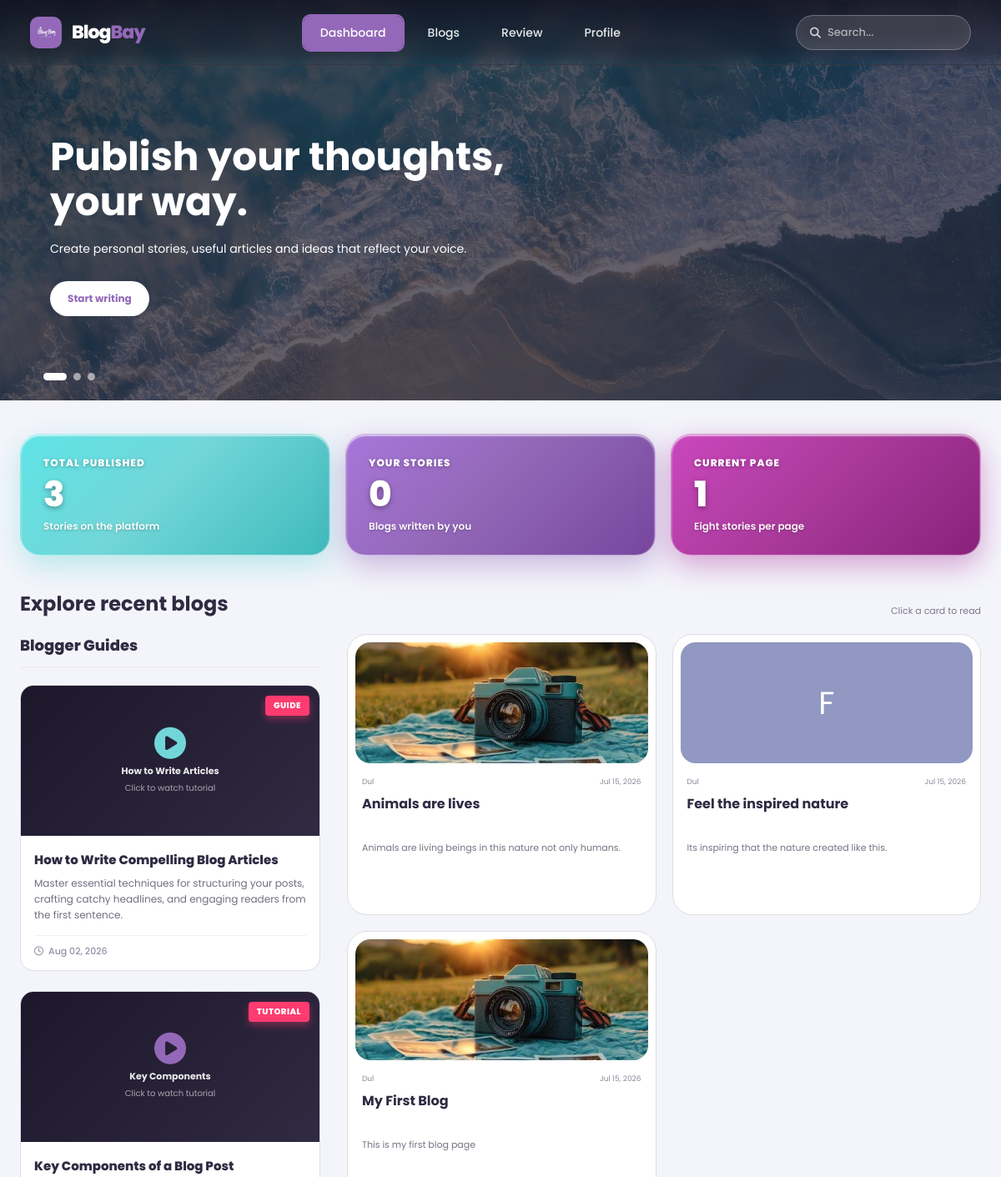
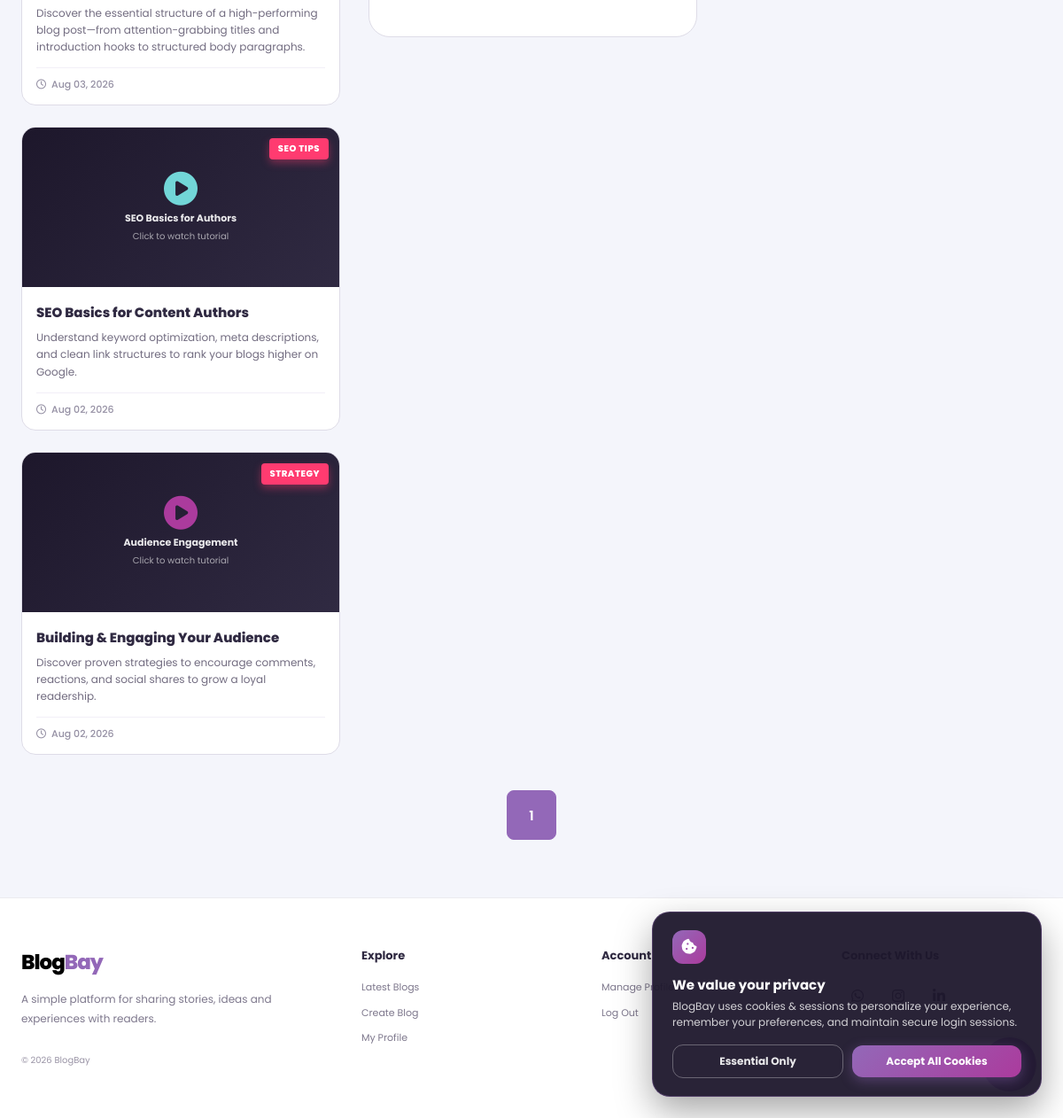
Page /dashboard.php (signed in) on the committed database (2 pictures, top to bottom).
### tables this page shows
CREATE TABLE IF NOT EXISTS `blogpost` (
  `id` int(11) NOT NULL AUTO_INCREMENT,
  `user_id` int(11) DEFAULT NULL,
  `title` varchar(255) DEFAULT NULL,
  `content` text DEFAULT NULL,
  `created_at` timestamp NOT NULL DEFAULT current_timestamp(),
  `updated_at` timestamp NOT NULL DEFAULT current_timestamp() ON UPDATE current_timestamp(),
  `image` varchar(255) DEFAULT NULL,
  PRIMARY KEY (`id`),
  KEY `user_id` (`user_id`),
  CONSTRAINT `blogpost_ibfk_1` FOREIGN KEY (`user_id`) REFERENCES `user` (`id`) ON DELETE CASCADE
);

CREATE TABLE IF NOT EXISTS `user` (
  `id` int(11) NOT NULL AUTO_INCREMENT,
  `username` varchar(50) NOT NULL,
  `email` varchar(100) NOT NULL,
  `password` varchar(255) NOT NULL,
  `role` varchar(20) DEFAULT 'user',
  `remember_token` varchar(255) DEFAULT NULL,
  PRIMARY KEY (`id`),
  UNIQUE KEY `email` (`email`)
);

### dashboard.php (the view, shortened to what this page needs)
<?php
include "config.php";
include "site_config.php";
$userID = (int) $_SESSION['user_id'];
$search = isset($_GET['search']) ? trim($_GET['search']) : '';
$whereClause = "";
$countSql = "SELECT COUNT(*) AS total FROM blogpost JOIN user ON blogpost.user_id = user.id $whereClause";
$totalResult = mysqli_query($conn, $countSql);
$totalData = mysqli_fetch_assoc($totalResult);
$totalBlogs = (int) ($totalData['total'] ?? 0);
$myResult = mysqli_query($conn, "SELECT COUNT(*) AS total FROM blogpost WHERE user_id = $userID");
$myData = mysqli_fetch_assoc($myResult);
$myBlogs = (int) ($myData['total'] ?? 0);
$blogsPerPage = 8;
$page = isset($_GET['page']) && is_numeric($_GET['page']) ? (int) $_GET['page'] : 1;
$totalPages = (int) ceil($totalBlogs / $blogsPerPage);
$offset = ($page - 1) * $blogsPerPage;
$sql = "SELECT blogpost.*, user.username
        FROM blogpost
        JOIN user ON blogpost.user_id = user.id
        $whereClause
        ORDER BY blogpost.created_at DESC
        LIMIT $blogsPerPage OFFSET $offset";
$result = mysqli_query($conn, $sql);
?>
<!DOCTYPE html>
<html lang="en">
<head>
    <link rel="stylesheet" href="css/dashboard_v2.css?v=<?php echo time(); ?>">
    <link rel="stylesheet" href="css/footer.css?v=<?php echo time(); ?>">
    <link rel="stylesheet" href="css/responsive.css?v=<?php echo time(); ?>">
    <link rel="stylesheet" href="https://cdnjs.cloudflare.com/ajax/libs/font-awesome/6.7.2/css/all.min.css">
</head>
<body>
<header class="hero-navbar <?php echo ($page > 1 || !empty($search)) ? 'hero-navbar-solid' : ''; ?>">
    <div class="hero-navbar-inner">
        <a href="dashboard.php" class="hero-brand">
            <?php echo renderSiteLogo(); ?>
            <?php echo renderSiteName(); ?>
        </a>
        <nav class="hero-nav-links">
            <a href="dashboard.php" class="hero-nav-item <?php echo ($page === 1 && empty($search)) ? 'active' : ''; ?>">Dashboard</a>
            <a href="dashboard.php#blogGrid" class="hero-nav-item <?php echo ($page > 1 || !empty($search)) ? 'active' : ''; ?>">Blogs</a>
            <a href="reviews.php" class="hero-nav-item">Review</a>
            <a href="profile.php" class="hero-nav-item">Profile</a>
        </nav>
        <div class="hero-search-box" style="position: relative; display: flex; align-items: center; background: rgba(255, 255, 255, 0.15) !important; border: 1px solid rgba(255, 255, 255, 0.25) !important; border-radius: 999px !important; padding: 6px 16px !important; width: 210px !important;">
            <i class="fa-solid fa-magnifying-glass" style="color: rgba(255, 255, 255, 0.8) !important; margin-right: 8px !important; font-size: 13px !important;"></i>
            <input id="blogSearch" type="text" placeholder="Search..." style="background: transparent !important; border: none !important; outline: none !important; color: #ffffff !important; font-size: 13px !important; width: 100% !important; box-shadow: none !important; padding: 0 !important; margin: 0 !important; height: auto !important;" value="<?php echo htmlspecialchars($search); ?>" onkeydown="if(event.key==='Enter'){ window.location.href='dashboard.php?search='+encodeURIComponent(this.value); }">
        </div>
    </div>
</header>
<main class="main">
    <?php if ($page === 1) { ?>
        <section class="dashboard-slider">
            <article class="dashboard-slide slide-one active">
                <div class="slide-overlay"></div>
                <div class="slide-content">
                    <h1>Publish your thoughts,<br>your way.</h1>
                    <p>Create personal stories, useful articles and ideas that reflect your voice.</p>
                    <a href="create_blog.php" class="slide-button">Start writing</a>
                </div>
            </article>
            <div class="slider-controls">
                <button class="slider-dot active" type="button" data-index="0"></button>
                <button class="slider-dot" type="button" data-index="1"></button>
                <button class="slider-dot" type="button" data-index="2"></button>
            </div>
        </section>
        <section class="summary-row">
            <article class="summary-card summary-cyan">
                <p>Total published</p>
                <strong><?php echo $totalBlogs; ?></strong>
                <span>Stories on the platform</span>
            </article>
            <article class="summary-card summary-purple">
                <p>Your stories</p>
                <strong><?php echo $myBlogs; ?></strong>
                <span>Blogs written by you</span>
            </article>
            <article class="summary-card summary-magenta">
                <p>Current page</p>
                <strong><?php echo $page; ?></strong>
                <span>Eight stories per page</span>
            </article>
        </section>
    <?php } ?>
    <section class="blog-heading">
        <div>
            <h2>
                <?php
                if (!empty($search)) {
                    echo "Search results for: \"" . htmlspecialchars($search) . "\"";
                } else {
                    echo $page === 1 ? "Explore recent blogs" : "More blogs";
                }
                ?>
            </h2>
        </div>
        <span>Click a card to read</span>
    </section>
    <div class="dashboard-content-layout">
        <aside class="video-guides-sidebar">
            <div class="sidebar-header">
                <h3>Blogger Guides</h3>
            </div>
            <div class="sidebar-guide-cards">
                <article class="guide-video-card">
                    <div class="guide-video-wrapper">
                        <span class="guide-badge-pill">GUIDE</span>
                        <?php if (file_exists(__DIR__ . "/videos/guide_1.mp4")) { ?>
                            <video autoplay muted loop playsinline controls preload="auto">
                                <source src="videos/guide_1.mp4" type="video/mp4">
                            </video>
                        <?php } else { ?>
                            <div class="guide-video-placeholder" onclick="openTutorialVideo('How to Write Compelling Blog Articles', 'https://commondatastorage.googleapis.com/gtv-videos-bucket/sample/BigBuckBunny.mp4')">
                                <i class="fa-solid fa-circle-play video-play-btn"></i>
                                <span style="font-size:11px; font-weight:700; color:rgba(255,255,255,0.9);">How to Write Articles</span>
                                <small style="font-size:10px; color:rgba(255,255,255,0.6); margin-top:4px;">Click to watch tutorial</small>
                            </div>
                        <?php } ?>
                    </div>
                    <div class="guide-card-body">
                        <h4 class="guide-card-title">How to Write Compelling Blog Articles</h4>
                        <p class="guide-card-desc">Master essential techniques for structuring your posts, crafting catchy headlines, and engaging readers from the first sentence.</p>
                        <div class="guide-card-footer">
                            <i class="fa-regular fa-clock"></i> Aug 02, 2026
                        </div>
                    </div>
                </article>
                <article class="guide-video-card">
                    <div class="guide-video-wrapper">
                        <span class="guide-badge-pill">TUTORIAL</span>
                        <?php if (file_exists(__DIR__ . "/videos/guide_2.mp4")) { ?>
                            <video autoplay muted loop playsinline controls preload="auto">
                                <source src="videos/guide_2.mp4" type="video/mp4">
                            </video>
                        <?php } else { ?>
                            <div class="guide-video-placeholder" onclick="openTutorialVideo('Key Components of a Blog Post', 'https://commondatastorage.googleapis.com/gtv-videos-bucket/sample/ElephantsDream.mp4')">
                                <i class="fa-solid fa-circle-play video-play-btn" style="color:var(--purple);"></i>
                                <span style="font-size:11px; font-weight:700; color:rgba(255,255,255,0.9);">Key Components</span>
                                <small style="font-size:10px; color:rgba(255,255,255,0.6); margin-top:4px;">Click to watch tutorial</small>
                            </div>
                        <?php } ?>
                    </div>
                    <div class="guide-card-body">
                        <h4 class="guide-card-title">Key Components of a Blog Post</h4>
                        <p class="guide-card-desc">Discover the essential structure of a high-performing blog post—from attention-grabbing titles and introduction hooks to structured body paragraphs.</p>
                        <div class="guide-card-footer">
                            <i class="fa-regular fa-clock"></i> Aug 03, 2026
                        </div>
                    </div>
                </article>
                <article class="guide-video-card">
                    <div class="guide-video-wrapper">
                        <span class="guide-badge-pill">SEO TIPS</span>
                        <?php if (file_exists(__DIR__ . "/videos/guide_3.mp4")) { ?>
                            <video autoplay muted loop playsinline controls preload="auto">
                                <source src="videos/guide_3.mp4" type="video/mp4">
                            </video>
                        <?php } else { ?>
                            <div class="guide-video-placeholder" onclick="openTutorialVideo('SEO Basics for Content Authors', 'https://commondatastorage.googleapis.com/gtv-videos-bucket/sample/ForBiggerBlazes.mp4')">
                                <i class="fa-solid fa-circle-play video-play-btn"></i>
                                <span style="font-size:11px; font-weight:700; color:rgba(255,255,255,0.9);">SEO Basics for Authors</span>
                                <small style="font-size:10px; color:rgba(255,255,255,0.6); margin-top:4px;">Click to watch tutorial</small>
                            </div>
                        <?php } ?>
                    </div>
                    <div class="guide-card-body">
                        <h4 class="guide-card-title">SEO Basics for Content Authors</h4>
                        <p class="guide-card-desc">Understand keyword optimization, meta descriptions, and clean link structures to rank your blogs higher on Google.</p>
                        <div class="guide-card-footer">
                            <i class="fa-regular fa-clock"></i> Aug 02, 2026
                        </div>
                    </div>
                </article>
                <article class="guide-video-card">
                    <div class="guide-video-wrapper">
                        <span class="guide-badge-pill">STRATEGY</span>
                        <?php if (file_exists(__DIR__ . "/videos/guide_4.mp4")) { ?>
                            <video autoplay muted loop playsinline controls preload="auto">
                                <source src="videos/guide_4.mp4" type="video/mp4">
                            </video>
                        <?php } else { ?>
                            <div class="guide-video-placeholder" onclick="openTutorialVideo('Building & Engaging Your Audience', 'https://commondatastorage.googleapis.com/gtv-videos-bucket/sample/ForBiggerEscapes.mp4')">
                                <i class="fa-solid fa-circle-play video-play-btn" style="color:var(--magenta);"></i>
                                <span style="font-size:11px; font-weight:700; color:rgba(255,255,255,0.9);">Audience Engagement</span>
                                <small style="font-size:10px; color:rgba(255,255,255,0.6); margin-top:4px;">Click to watch tutorial</small>
                            </div>
                        <?php } ?>
                    </div>
                    <div class="guide-card-body">
                        <h4 class="guide-card-title">Building & Engaging Your Audience</h4>
                        <p class="guide-card-desc">Discover proven strategies to encourage comments, reactions, and social shares to grow a loyal readership.</p>
                        <div class="guide-card-footer">
                            <i class="fa-regular fa-clock"></i> Aug 02, 2026
                        </div>
                    </div>
                </article>
            </div>
        </aside>
        <div class="main-blogs-column">
            <section class="blogs" id="blogGrid">
                <?php
                if ($result && mysqli_num_rows($result) > 0) {
                    while ($row = mysqli_fetch_assoc($result)) {
                        $blogURL = "view_blog.php?id=" . (int) $row['id'];
                        $preview = trim(strip_tags($row['content']));
                ?>
                    <article
                        class="blog-card"
                        tabindex="0"
                        data-title="<?php echo htmlspecialchars(strtolower($row['title'])); ?>"
                        onclick="openBlog('<?php echo $blogURL; ?>')"
                        onkeydown="openBlogKeyboard(event, '<?php echo $blogURL; ?>')"
                    >
                        <div class="blog-image">
                            <?php if (!empty($row['image']) && file_exists(__DIR__ . '/uploads/' . $row['image'])) { ?>
                                <img src="uploads/<?php echo htmlspecialchars($row['image']); ?>" alt="<?php echo htmlspecialchars($row['title']); ?>">
                            <?php } else { ?>
                                <div class="image-placeholder">
                                    <?php echo strtoupper(substr($row['title'], 0, 1)); ?>
                                </div>
                            <?php } ?>
                        </div>
                        <div class="blog-card-content">
                            <div class="blog-meta">
                                <span><?php echo htmlspecialchars($row['username']); ?></span>
                                <span><?php echo date("M d, Y", strtotime($row['created_at'])); ?></span>
                            </div>
                            <h3><?php echo htmlspecialchars($row['title']); ?></h3>
                            <p>
                                <?php
                                echo htmlspecialchars(substr($preview, 0, 95));
                                ?>
                            </p>
                        </div>
                    </article>
                <?php
                    }
                } else {
                ?>
                    <div class="empty-state">
                        <h2>No blogs found</h2>
                    </div>
                <?php } ?>
            </section>
        </div>
    </div>
    <nav class="pagination">
        <?php for ($i = 1; $i <= max(1, $totalPages); $i++) { ?>
            <a href="dashboard.php?page=<?php echo $i; ?>" class="<?php echo $i === $page ? 'active-page' : ''; ?>">
                <?php echo $i; ?>
            </a>
        <?php } ?>
    </nav>
</main>
<a href="create_blog.php" class="floating-add" aria-label="Create blog">+</a>
<?php include "includes/footer.php"; ?>
</body>
</html>

### rows in the picture
blogpost: image (picture), user.username "Dul", created_at "Jul 15, 2026", title "Animals are lives", content "Animals are living beings in this nature not only humans."
blogpost: title "F", user.username "Dul", created_at "Jul 15, 2026", title "Feel the inspired nature", content "Its inspiring that the nature created like this."
blogpost: image (picture), user.username "Dul", created_at "Jul 15, 2026", title "My First Blog", content "This is my first blog page"

### other values in the picture
$totalBlogs "3"
$myBlogs "0"
$page "1"
$siteName "BlogBay"
